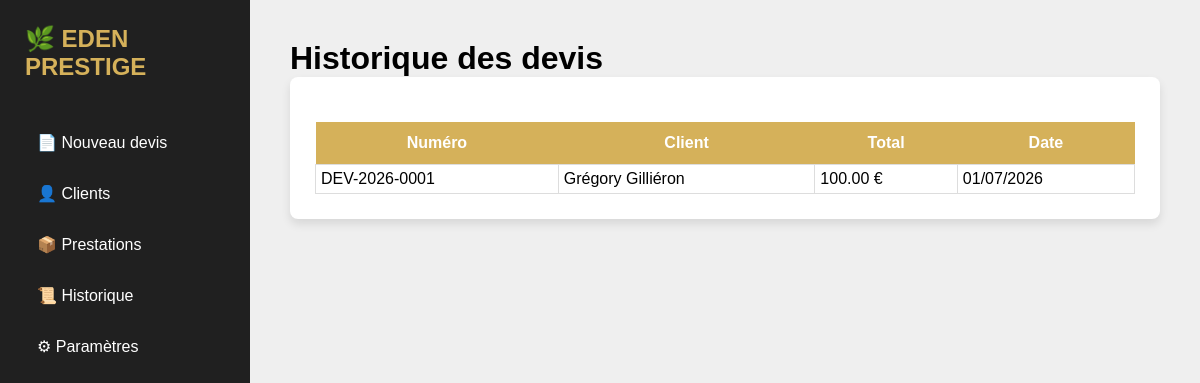
Page /historique on the earlier database version.
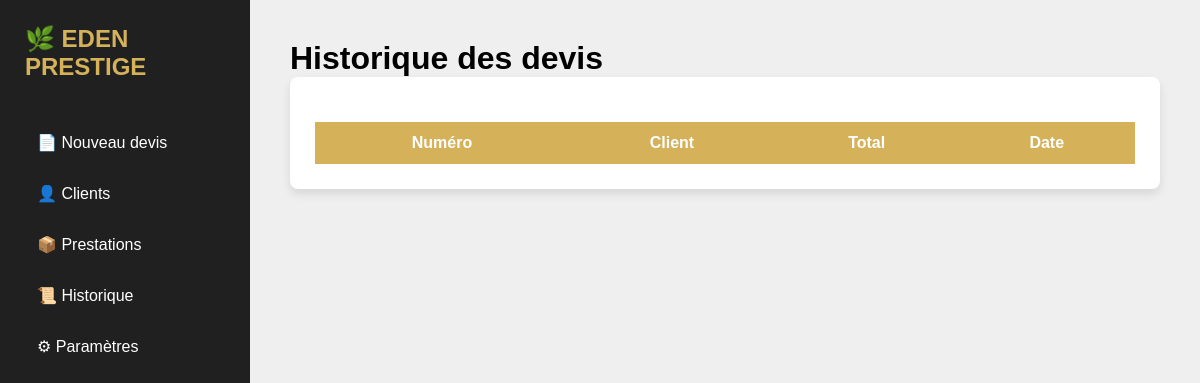
Same page on the later database version.
### models.py (models this page shows, shortened)
class Devis(db.Model):
    __tablename__ = "devis"
    id = db.Column(db.Integer, primary_key=True)
    numero = db.Column(db.String(20), unique=True)
    date = db.Column(db.String(20))
    expiration = db.Column(db.String(20))
    remise = db.Column(db.Float, default=0)
    total = db.Column(db.Float, default=0)
    client_id = db.Column(
        db.Integer,
        db.ForeignKey("clients.id")
    )
    lignes = db.relationship(
        "LigneDevis",
        backref="devis",
        cascade="all, delete",
        lazy=True
    )

class Client(db.Model):
    __tablename__ = "clients"
    id = db.Column(db.Integer, primary_key=True)
    nom = db.Column(db.String(150), nullable=False)
    adresse = db.Column(db.String(255))
    code_postal = db.Column(db.String(10))
    ville = db.Column(db.String(100))
    telephone = db.Column(db.String(30))
    email = db.Column(db.String(150))
    devis = db.relationship("Devis", backref="client_obj", lazy=True)

### app.py (the view)
@app.route("/historique")
def historique():
    devis = Devis.query.order_by(
        Devis.id.desc()
    ).all()
    return render_template(
        "historique.html",
        devis=devis
    )

### templates/historique.html
{% extends "base.html" %}
{% block contenu %}
<h1>Historique des devis</h1>
<div class="bloc">
<table>
<tr>
<th>Numéro</th>
<th>Client</th>
<th>Total</th>
<th>Date</th>
</tr>
{% for d in devis %}
<tr>
<td>{{ d.numero }}</td>
<td>{{ d.client_obj.nom }}</td>
<td>{{ "%.2f"|format(d.total) }} €</td>
<td>{{ d.date }}</td>
</tr>
{% endfor %}
</table>
</div>
{% endblock %}

### templates/base.html (shortened to what this page needs)
<!DOCTYPE html>
<html lang="fr">
<head>
    <link rel="stylesheet"
          href="{{ url_for('static', filename='style.css') }}">
</head>
<body>
<div class="sidebar">
    <h2>🌿 EDEN PRESTIGE</h2>
    <a href="/">📄 Nouveau devis</a>
    <a href="/clients">👤 Clients</a>
    <a href="/prestations">📦 Prestations </a>
    <a href="/historique">📜 Historique</a>
    <a href="#">⚙ Paramètres</a>
</div>
<div class="content">
{% block contenu %}
{% endblock %}
</div>
</body>
</html>

### static/style.css (style rules this page uses)
* { margin:0; padding:0; box-sizing:border-box; font-family:Arial; }
body { display:flex; background:#efefef; }
.sidebar { width:250px; background:#202020; min-height:100vh; padding:25px; }
.sidebar h2 { color:#d5b15a; margin-bottom:40px; }
.sidebar a { display:block; color:white; text-decoration:none; padding:12px; margin-bottom:8px; border-radius:6px; }
.content { flex:1; padding:40px; }
.bloc { background:white; padding:25px; border-radius:8px; box-shadow:0 5px 10px rgba(0,0,0,.1); }
table { width:100%; border-collapse:collapse; margin-top:20px; }
th { background:#d5b15a; color:white; padding:12px; }

Differences in the rows shown:
removed Devis: numero "DEV-2026-0001", client_obj.nom "Grégory Gilliéron", total "100.00", date "01/07/2026"
